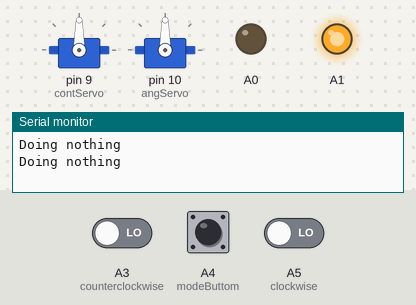
The sketch below on a simulated Arduino Uno, built with avr-gcc and run on an emulated ATmega328P. Parts: 2 × servo, output pins drawn as LEDs (lit = HIGH), the last lines printed to the serial monitor. Inputs (shaded band) come from the test bench; at power-on: A5 (clockwise) LOW, A3 (counterclockwise) LOW, A4 (modeButtom) LOW.

Above: at 1.2 s.
1.3 s: A5 (clockwise) driven HIGH
At 2.8 s:
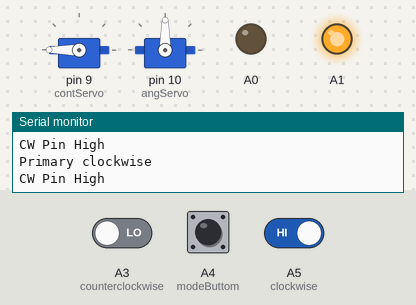
3.4 s: A3 (counterclockwise) driven HIGH
5.8 s: A4 (modeButtom) pulled HIGH for 1 s
8.3 s: A5 (clockwise) driven LOW
10.6 s: A4 (modeButtom) pulled HIGH for 1 s
13.1 s: A3 (counterclockwise) driven LOW and A4 (modeButtom) driven HIGH and A5 (clockwise) driven HIGH
Timing chart, 0 to 16.1 s (numbered marks = the images above; inputs shaded):
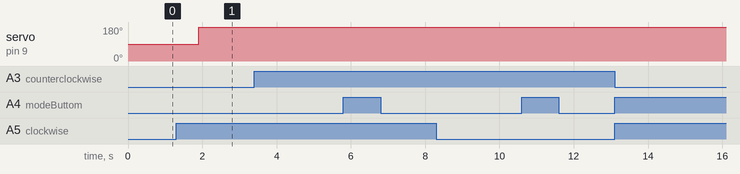

Measured:
- after the input at 1.3 s, servo on pin 9 (contServo): 90° → 180° after 0.60 s

The sketch:

DEA6210_ConfinedSpace_ButtonsTest.ino
```cpp
#include <Servo.h>

int clockwise = A5;
int counterclockwise = A3;
int modeButtom = A4;
bool cwState = false;
bool ccwState = false;
bool modeState = false;
int pos = 0;
Servo contServo;
Servo angServo;


void setup() {
  // Initialize serial communication at 9600 bits per second:
  Serial.begin(9600);

  // Initializes pins to input/output and to needed values
  pinMode(clockwise, INPUT);
  pinMode(counterclockwise, INPUT);
  pinMode(modeButtom, INPUT);
  pinMode(A1,OUTPUT);
  digitalWrite(A1,HIGH);
  pinMode(A0,OUTPUT);
  digitalWrite(A0,LOW);

  // Initializes servo output pins
  contServo.attach(9);
  angServo.attach(10);
}

void loop() {
  // Read input pins
  cwState = (digitalRead(clockwise)==HIGH);
  ccwState || (digitalRead(counterclockwise)==HIGH);
  modeState || (digitalRead(modeButtom)==HIGH);
  for (int i=0; i<10; i++){
    cwState = cwState || (digitalRead(clockwise)==HIGH);
    ccwState = ccwState || (digitalRead(counterclockwise)==HIGH);
    modeState = modeState || (digitalRead(modeButtom)==HIGH);
    delay(10);
  }

  //Cont. Servo Values: Forward = 180, Reverse = 0, Stop = 90
  //Ang. Servo Values: 0 or 180 (only)

  // Display output based on pin states
  if ((cwState && ccwState) || (!cwState && !ccwState)){
    // If both directions, do nothing
    Serial.println("Doing nothing");
    //contServo.write(90);

  } else if (cwState && modeState){
    // If clockwise and mode switched, move the secondary servo clockwise
    Serial.println("Secondary clockwise");

  } else if (ccwState && modeState){
    // If counterclockwise and mode switched, move the secondary servo counterclockwise
    Serial.println("Secondary counterclockwise");

  } else if (cwState && !modeState){
    // If clockwise and mode switched, move the primary servo clockwise
    Serial.println("Primary clockwise");
    contServo.write(180);

  } else if (ccwState && !modeState){
    // If counterclockwise and mode switched, move the primary servo counterclockwise
    Serial.println("Primary counterclockwise");
    //contServo.write(0);

  }

  if(cwState){
    Serial.println("CW Pin High");
  }
  if(ccwState){
    Serial.println("CCW Pin High");
  }
  if(modeState){
    Serial.println("Mode Pin High");
  }

  // Reset pin states
  cwState = false;
  ccwState = false;
  modeState = false;

  delay(500);
}
```
